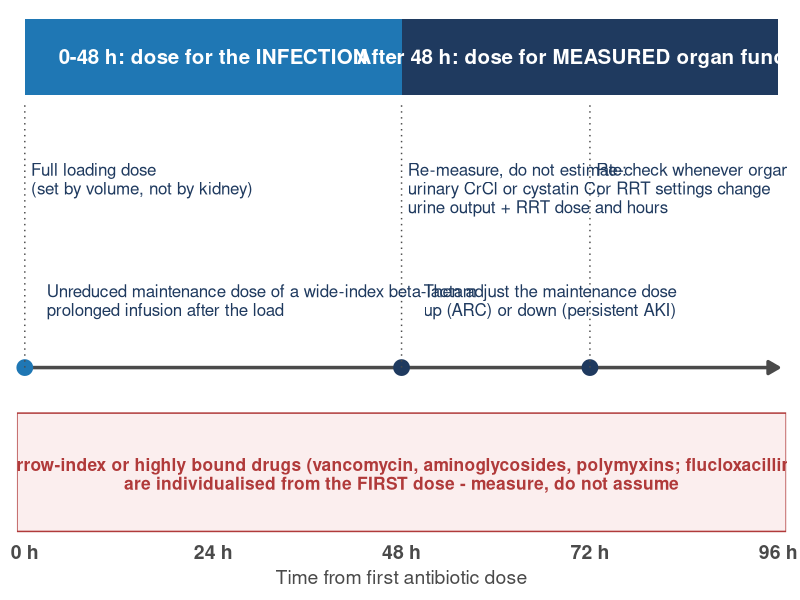

Generate this figure with R:
# =============================================================================
# Slide 14 (take-home). One timeline, 0-96 h: dose for the infection first,
# then for measured organ function. Author's synthesis - not data.
# =============================================================================
suppressPackageStartupMessages({library(dplyr); library(ggplot2); library(patchwork)})
col_blue <- "#1f77b4"; col_grey <- "#9aa3ad"; col_navy <- "#1f3a5f"; col_dark <- "#4a4a4a"; col_red <- "#b03a3a"
base_theme <- function(bs = 17) theme_minimal(base_size = bs) + theme(panel.grid.minor = element_blank(), plot.title = element_text(face = "bold", color = col_navy, size = bs * 0.95), plot.subtitle = element_text(color = col_dark, size = bs * 0.75), plot.margin = margin(8, 10, 8, 8))

bands <- tibble(xmin = c(0, 48), xmax = c(48, 96), lab = c("0-48 h: dose for the INFECTION", "After 48 h: dose for MEASURED organ function"),
                fill = c(col_blue, col_navy))
events <- tribble(~x, ~y, ~lab, ~hj,
  0,  2.55, "Full loading dose\n(set by volume, not by kidney)", 0,
  2,  1.75, "Unreduced maintenance dose of a wide-index beta-lactam\nprolonged infusion after the load", 0,
  48, 2.55, "Re-measure, do not estimate:\nurinary CrCl or cystatin C;\nurine output + RRT dose and hours", 0,
  50, 1.75, "Then adjust the maintenance dose\nup (ARC) or down (persistent AKI)", 0,
  72, 2.55, "Re-check whenever organ function\nor RRT settings change", 0)
p <- ggplot() +
  geom_rect(data = bands, aes(xmin = xmin, xmax = xmax, ymin = 3.0, ymax = 3.5, fill = fill)) +
  geom_text(data = bands, aes(x = (xmin + xmax) / 2, y = 3.25, label = lab), color = "white", fontface = "bold", size = 5.2) +
  scale_fill_identity() +
  annotate("segment", x = 0, xend = 96, y = 1.2, yend = 1.2, linewidth = 1.2, color = col_dark, arrow = arrow(length = unit(0.3, "cm"), type = "closed")) +
  annotate("point", x = c(0, 48, 72), y = 1.2, size = 5, color = c(col_blue, col_navy, col_navy)) +
  annotate("segment", x = c(0, 48, 72), xend = c(0, 48, 72), y = 1.2, yend = 2.95, linetype = "dotted", color = col_dark) +
  geom_text(data = events, aes(x + 0.8, y, label = lab, hjust = hj), size = 4.3, lineheight = 0.92, color = col_navy, vjust = 1) +
  annotate("rect", xmin = -1, xmax = 97, ymin = 0.12, ymax = 0.9, fill = "#fbeeee", color = col_red, linewidth = 0.5) +
  annotate("text", x = 48, y = 0.5, size = 4.4, color = col_red, fontface = "bold",
           lineheight = 0.9, label = "Exception: narrow-index or highly bound drugs (vancomycin, aminoglycosides, polymyxins; flucloxacillin, ceftriaxone)\nare individualised from the FIRST dose - measure, do not assume") +
  scale_x_continuous(breaks = c(0, 24, 48, 72, 96), labels = \(x) paste0(x, " h"), limits = c(-1, 97), expand = c(0, 0)) +
  scale_y_continuous(limits = c(0.1, 3.55), expand = c(0, 0)) +
  labs(x = "Time from first antibiotic dose", y = NULL) +
  theme_minimal(base_size = 17) +
  theme(panel.grid = element_blank(), axis.text.y = element_blank(), axis.text.x = element_text(size = 14, color = col_dark, face = "bold"),
        axis.title.x = element_text(size = 14, color = col_dark), plot.margin = margin(8, 10, 8, 8))
ggsave("figures/dosing_timeline.png", p, width = 13, height = 5.6, dpi = 200, bg = "white")
